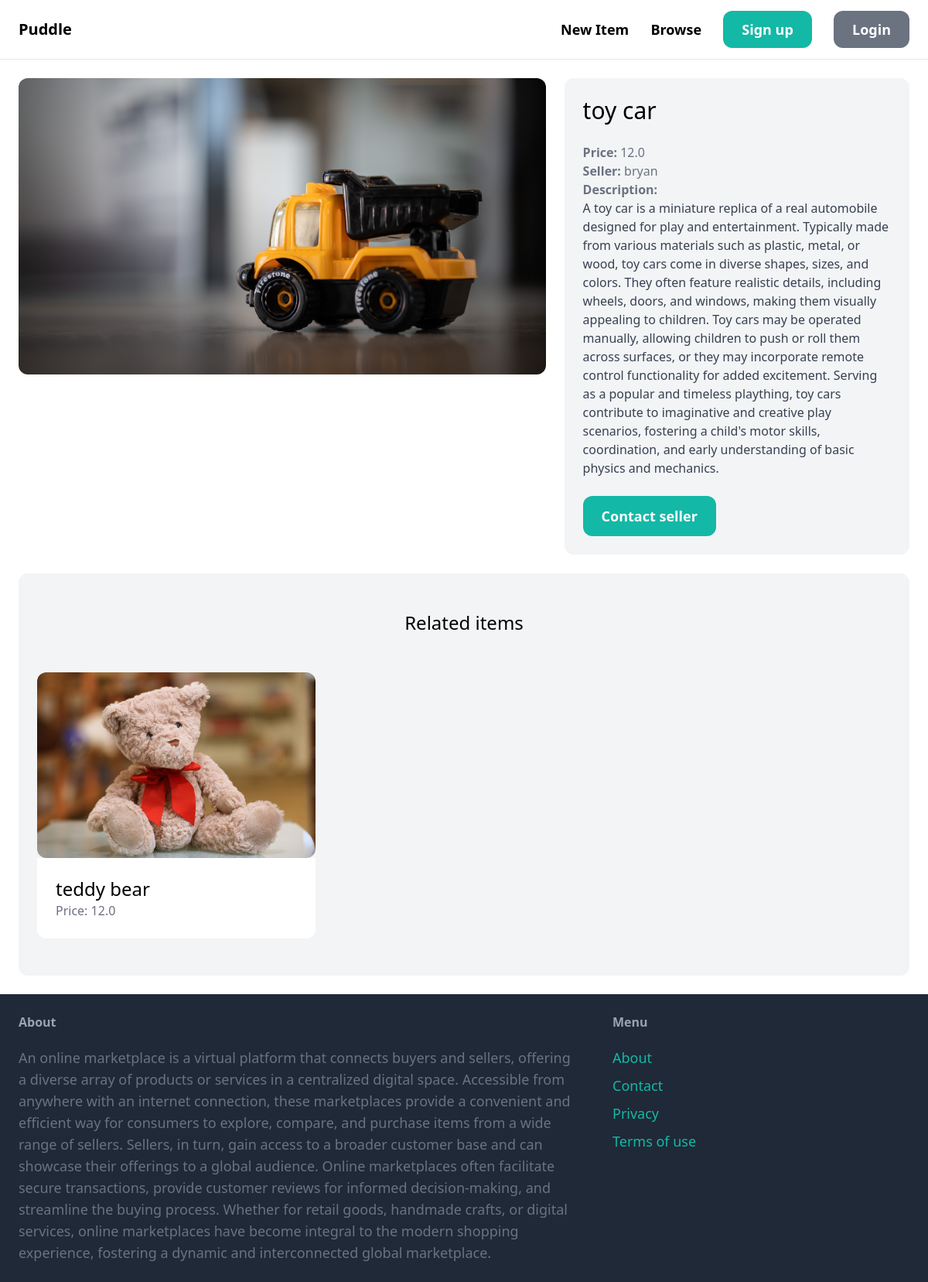
Screenshot of /items/3/ with the database file from the repository.
### item/models.py (models this page shows, shortened)
class Item(models.Model):
    category = models.ForeignKey(Category, related_name = 'items', on_delete = models.CASCADE)
    name = models.CharField(max_length=100)
    description = models.TextField(blank =True, null = True)
    price = models.FloatField()
    image = models.ImageField(upload_to='item_images', blank = True, null = True)
    is_sold = models.BooleanField(default=False)
    created_by = models.ForeignKey(User, related_name = 'items', on_delete = models.CASCADE)
    created_at = models.DateTimeField(auto_now_add = True)

### item/views.py (the view)
# urls.py: path('<int:pk>/', views.detail, name ='detail'),
def detail(request, pk):
    item = get_object_or_404(Item, pk=pk)
    related_items = Item.objects.filter(category = item.category, is_sold = False).exclude(pk = pk)[0:3]
    return render(request, 'item/detail.html', {
        'item':item,
        'related_items':related_items
    })

### item/templates/item/detail.html (shortened to what this page needs)
{% extends 'core/base.html' %}
{% block content %}
    <div class="grid grid-cols-5 gap-6">
        <div class="col-span-3">
            <img src="{{item.image.url }}" class="rounded-xl" alt="" srcset="">
        </div>
        <div class="col-span-2 p-6 bg-gray-100 rounded-xl">
            <h1 class="mb-6 text-3xl">{{item.name}}</h1>
            <p class="text-gray-500"> <strong>Price: </strong> {{item.price}}</p>
            <p class="text-gray-500"> <strong>Seller: </strong> {{item.created_by.username}}</p>
            {% if item.description %}
                <p class="text-gray-700">
                    <strong class="text-gray-500">Description:</strong><br>
                    {{item.description}}
                </p>
            {% endif %}
            {% if request.user == item.created_by %}
                <div class="mb-6 p-6 bg-white rounded-xl">
                    <p>This is your item</p>
                    <a href="#" class="inline-block mt-6 px-6 py-3 text-lg font-semibold bg-green-500 text-white rounded-xl">Edit</a>
                    <a href="{% url 'item:delete' item.id %}" class="inline-block mt-6 px-6 py-3 text-lg font-semibold bg-red-500 text-white rounded-xl">Delete</a>
                </div>
                {% else %}
                    <a href="#" class="inline-block mt-6 px-6 py-3 text-lg font-semibold bg-teal-500 text-white rounded-xl hover:bg-teal-700">Contact seller</a>
            {% endif%}
        </div>
    </div>
<div class="mt-6 px-6 py-12 bg-gray-100 rounded-xl">
    <h2 class="mb-12 text-2xl text-center">Related items</h2>
    <div class="grid grid-cols-3 gap-3">
        {% for item in related_items %}
        <div>
            <a href="{%  url 'item:detail' item.id %}">
                <div>
                    <img src="{{item.image.url}}" class="rounded-xl" alt="" srcset="">
                </div>
                <div class="p-6 bg-white rounded-b-xl">
                    <h2 class="text-2xl">{{item.name}}</h2>
                    <p class="text-gray-500">Price: {{item.price}}</p>
                </div>
            </a>
        </div>
        {% endfor%}
    </div>
</div>
{% endblock %}

### rows the page displays
Item: image (picture), name "toy car", price "12.0", created_by.username "bryan", description "A toy car is a miniature replica of a real automobile designed for play and entertainment. Typically made from various materials such as plastic, metal, or wood, toy cars come in diverse shapes, sizes, and colors. They often feature realistic details, including wheels, doors, and windows, making them visually appealing to children. Toy cars may be operated manually, allowing children to push or roll them across surfaces, or they may incorporate remote control functionality for added excitement. Serving as a popular and timeless plaything, toy cars contribute to imaginative and creative play scenarios, fostering a child's motor skills, coordination, and early understanding of basic physics…"
Item: image (picture), name "teddy bear", price "12.0"
